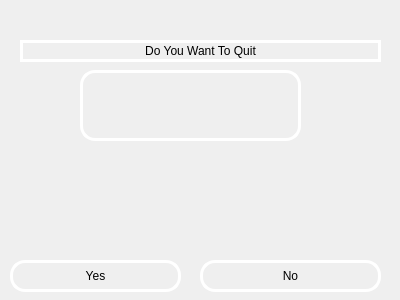
<?xml version="1.0" encoding="UTF-8"?>
<ui version="4.0">
 <class>PausedMenu</class>
 <widget class="QDialog" name="PausedMenu">
  <property name="geometry">
   <rect>
    <x>0</x>
    <y>0</y>
    <width>400</width>
    <height>300</height>
   </rect>
  </property>
  <property name="windowTitle">
   <string>Paused</string>
  </property>
  <property name="styleSheet">
   <string notr="true">background-image:url(pause-bike.jpg)
</string>
  </property>
  <widget class="QPushButton" name="yes">
   <property name="geometry">
    <rect>
     <x>10</x>
     <y>260</y>
     <width>171</width>
     <height>32</height>
    </rect>
   </property>
   <property name="styleSheet">
    <string notr="true">border:3px solid white;
border-radius:15px;</string>
   </property>
   <property name="text">
    <string>Yes</string>
   </property>
  </widget>
  <widget class="QPushButton" name="no">
   <property name="geometry">
    <rect>
     <x>200</x>
     <y>260</y>
     <width>181</width>
     <height>32</height>
    </rect>
   </property>
   <property name="styleSheet">
    <string notr="true">border:3px solid white;
border-radius:15px;</string>
   </property>
   <property name="text">
    <string>No</string>
   </property>
  </widget>
  <widget class="QLabel" name="label">
   <property name="geometry">
    <rect>
     <x>20</x>
     <y>40</y>
     <width>361</width>
     <height>22</height>
    </rect>
   </property>
   <property name="styleSheet">
    <string notr="true">border:3px solid white;
border-radius:15px;
background-color: rgba(255, 255, 255, 0);</string>
   </property>
   <property name="text">
    <string>Do You Want To Quit</string>
   </property>
   <property name="alignment">
    <set>Qt::AlignCenter</set>
   </property>
  </widget>
  <widget class="QLabel" name="pauseinfo">
   <property name="geometry">
    <rect>
     <x>80</x>
     <y>70</y>
     <width>221</width>
     <height>71</height>
    </rect>
   </property>
   <property name="styleSheet">
    <string notr="true">border:3px solid white;
border-radius:15px;
background-color: rgba(255, 255, 255, 0);</string>
   </property>
   <property name="text">
    <string/>
   </property>
  </widget>
 </widget>
 <resources/>
 <connections/>
</ui>
